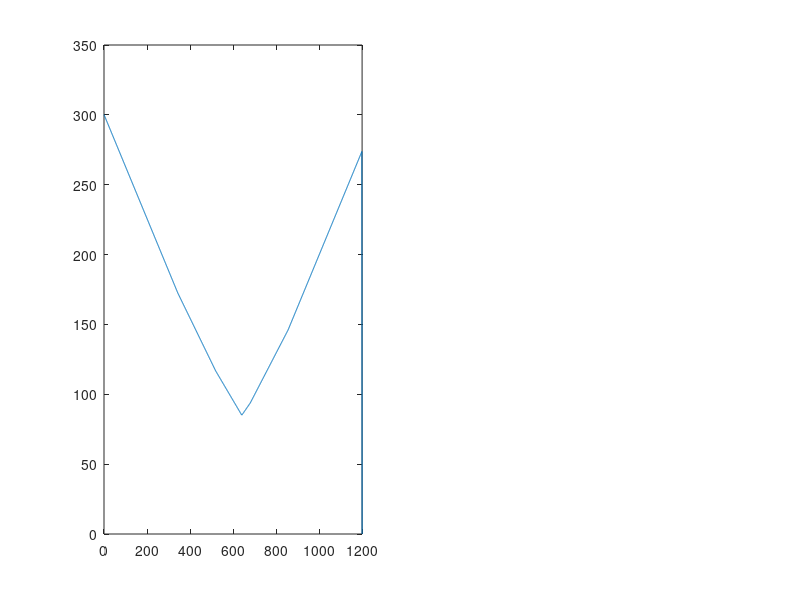

MATLAB code to generate this figure: (Note: this script raises an error after producing the figure.)
clear; close all;
%% 0. Initialize Parameters
L = 1200; % Length of bridge
n = 1200; % Discretize into 1 mm seg.
P = 400; % Total weight of train IF all are freight trains[N]
x = linspace(0, L, n+1); % x-axis generate n + 1 evenly spaced points

% Cross sections are defined by an nx3 matrix. Each row represents a
% rectangle. 
% section[i,1] = b, section[i, 2] = h, section[i, 3] = ybar
% **Coordinates measured as right and down positive**

% design 0
section1 = [100, 1.27, 1.27/2;
            80, 1.27, 1.27/2 + 75;
            1.27 * 2, 75 - 1.27, (75 - 1.27) / 2 + 1.27;
            10, 1.27, 3 * 1.27 / 2;
            10, 0.0001, 1.27]; % b, h, ybar. last line is glue width,

% Iteration 1
sectionv2 = [100, 1.27*2, 1.27; % top flange
            80, 1.27, 1.27/2 + 75 + 1.27; % bottom flange
            1.27 * 2, 75 - 1.27, (75 - 1.27) / 2 + 2*1.27; % 
            10, 1.27, 2*1.27 + 1.27 / 2; % glue tabs
            10, 0.0001, 2*1.27]; % b, h, ybar. last line is glue width,

% Iteration 2
sectionv3 = [100, 1.27*2, 1.27; % top flange
            1.27 * 2, 75, (75) / 2 + 2*1.27; % 
            10, 1.27, 2*1.27 + 1.27 / 2; % glue tabs
            10, 0.0001, 2*1.27]; % b, h, ybar. last line is glue width,

% Iteration 3
sectionv4 = [110, 1.27*2, 1.27; % top flange
            1.27 * 2, 75, (75) / 2 + 2*1.27; % 
            10, 1.27, 2*1.27 + 1.27 / 2; % glue tabs
            10, 0.0001, 2*1.27]; % b, h, ybar. last line is glue width,

% Iteration 4
section1v5 = [110, 1.27*2, 1.27; % top flange
            1.27 * 2, 75, 75 / 2 + 2*1.27; % 
            10, 1.27, 2*1.27 + 1.27 / 2; % glue tabs
            10, 0.0001, 2*1.27]; % b, h, ybar. last line is glue width,

section2v5 = [110, 1.27*2, 1.27; % top flange
            1.27 * 2, 150, 150 / 2 + 2*1.27; % 
            10, 1.27, 2*1.27 + 1.27 / 2; % glue tabs
            10, 0.0001, 2*1.27]; % b, h, ybar. last line is glue width,

% Iteration 5
section1v6 = [110, 1.27*2, 1.27; % top flange
            1.27 * 2, 120, 100 / 2 + 2*1.27; % 
            10, 1.27, 2*1.27 + 1.27 / 2; % glue tabs
            10, 0.0001, 2*1.27]; % b, h, ybar. last line is glue width,

section2v6 = [110, 1.27*2, 1.27; % top flange
            1.27 * 2, 160, 120 / 2 + 2*1.27; % 
            10, 1.27, 2*1.27 + 1.27 / 2; % glue tabs
            10, 0.0001, 2*1.27]; % b, h, ybar. last line is glue width,

% Iteration 6
section1v7 = [100, 1.27*2, 1.27; % top flange
            1.27 * 2, 120, 120 / 2 + 2*1.27; % 
            10, 1.27, 2*1.27 + 1.27 / 2; % glue tabs
            10, 0.0001, 2*1.27]; % b, h, ybar. last line is glue width,

section2v7 = [100, 1.27*2, 1.27; % top flange
            1.27 * 2, 160, 160 / 2 + 2*1.27; % 
            10, 1.27, 2*1.27 + 1.27 / 2; % glue tabs
            10, 0.0001, 2*1.27]; % b, h, ybar. last line is glue width,

% % Iteration 8
% section1v8 = [100, 1.27*3, 1.27; % top flange
%             1.27 * 2, 100-3*1.27, (100-3*1.27) / 2 + 3*1.27; % 
%             10, 1.27, 3*1.27 + 1.27 / 2; % glue tabs
%             10, 0.0001, 3*1.27]; % b, h, ybar. last line is glue width,
% 
% section2v8 = [100, 1.27*3, 1.27; % top flange
%             1.27 * 2, 150, 150 / 2 + 3*1.27; % 
%             10, 1.27, 3*1.27 + 1.27 / 2; % glue tabs
%             10, 0.0001, 3*1.27]; % b, h, ybar. last line is glue width,
% 
% section3v8 = [100, 1.27*3, 1.27; % top flange
%             1.27 * 4, 100-3*1.27, (100-3*1.27) / 2 + 3*1.27; % 
%             10, 1.27, 3*1.27 + 1.27 / 2; % glue tabs
%             10, 0.0001, 3*1.27]; % b, h, ybar. last line is glue width,

% Iteration 9
section1v10 = [100, 1.27*2, 1.27; % top flange
            1.27 * 2, 120-2*1.27, (120-2*1.27) / 2 + 2*1.27; % 
            20, 1.27, 2*1.27 + 1.27 / 2; % glue tabs
            10, 0.0001, 2*1.27]; % b, h, ybar. last line is glue width,

section2v10 = [100, 1.27*2, 1.27; % top flange
            1.27 * 2, 135, 135 / 2 + 2*1.27; % 
            20, 1.27, 2*1.27 + 1.27 / 2; % glue tabs
            10, 0.0001, 2*1.27]; % b, h, ybar. last line is glue width,

% Iteration 10
section1v11 = [100, 1.27*2, 1.27; % top flange
             60, 0.0001, 2*1.27 + 1.27/2;
            1.27 * 2, 120-2*1.27, (120-2*1.27) / 2 + 2*1.27; % 
            20, 1.27, 2*1.27 + 1.27 / 2; % glue tabs
            10, 0.0001, 2*1.27]; % b, h, ybar. last line is glue width,

section2v11 = [100, 1.27*2, 1.27; % top flange
              60, 0.0001, 2*1.27 + 1.27/2;
            1.27 * 2, 135, 135 / 2 + 2*1.27; % 
            20, 1.27, 2*1.27 + 1.27 / 2; % glue tabs
            10, 0.0001, 2*1.27]; % b, h, ybar. last line is glue width,

section3v11 = [100, 1.27*2, 1.27; % top flange
              60, 0.0001, 2*1.27 + 1.27/2;
            1.27 * 2, 120-2*1.27, (120-2*1.27) / 2 + 2*1.27; % 
            20, 1.27, 2*1.27 + 1.27 / 2; % glue tabs
            10, 0.0001, 2*1.27]; % b, h, ybar. last line is glue width,

xsections = {section3v11, section3v11, section1v11, section2v11, section2v11, section1v11, section3v11, section3v11}; % cell array of all cross sections
% xsections = {section1v7, section2v7, section2v7, section1v7};

% define the location of each cross section. At least two required.
xsectionpts = [0, 10, 11, 500, 700, 1189, 1190, 1200]; 
% xsectionpts = [0, 500, 700, 1200];

% Define top flange parameters
topConstThick = 1.27*2;
topConstWidth = 80;
topFreeThick = 1.27*2;
topFreeWidth = 10;

% Define glue joints
glueheights = [2*1.27, 1.27];

% distance between diaphragms. Assume constant for ease of calculation.
diaphragmDists = [118, 177, 118];
diaphragmLocs = [0, 246, 945, 1200];
% diaphragmDists = [118];
% diaphragmLocs = [0, 1200];

numglues = length(glueheights);

numxsections = length(xsections);

%% 1. SFD, BMD under train loading
x_train = [52 228 392 568 732 908]; % Train Load Locations
x_train = x_train - 52;
P_train_LC1 = [1 1 1 1 1 1] * (P/6);
P_train_LC2 = [1.35 1.35 1 1 1 1] * (P/6);

P_train = P_train_LC2;

% array of locations the end of the train can take, in intervals of 1mm
train_locs = (-x_train(end)):1:L;

n_train = length(train_locs); % number of train locations
SFDi = zeros(n_train, n+1); % 1 SFD for each train location
BMDi = zeros(n_train, n+1); % 1 BMD for each train location

max_moment = 0;
max_m_pos = 0;

max_shear = 0;
max_s_pos = 0;

% Solve for SFD and BMD with the train at different locations
for i = 1:n_train
    % start location of train
    locs = train_locs(i) + x_train;

    % ignore locations not on bridge
    logical = locs >= 0 & locs <= L; 
    locs = locs(logical);
    p_applicable = P_train(logical); % ignore corresponding loads

    % sum of moments at A eqn
    By = sum((locs) .* p_applicable) / L;

    % sum of Fy eqn 
    Ay = sum(p_applicable) - By;
 
    % construct applied loads
    w = zeros(1, n + 1);
    w(round((locs + 1) / L * n)) = -p_applicable;
    w(1) = w(1) + Ay;
    w(round((L + 1.0) / L * n)) = w(round((L + 1.0) / L * n)) + By;
    
    % Integrate the applied loads to get SFD
    SFDi(i, :) = cumsum(w);
    % Integrate the SFD to get BMD
    BMDi(i, :) = cumsum(SFDi(i,:));

    curmaxM = max(BMDi(i, :));
    if curmaxM >= max_moment
        max_moment = curmaxM;
        max_m_pos = train_locs(i);
    end
    curmaxS = max(SFDi(i, :));
    if curmaxS > max_shear
        max_shear = curmaxS;
        max_s_pos = train_locs(i);
    end

end
SFE = max(abs(SFDi)); % SFD envelope
BME = max(BMDi); % BMD envelope

figure
subplot(1, 2, 1)
plot(x, SFE);

fprintf("Max moment: %.2f\n" + ...
        "Location of leftmost train wheel: %.2f\n", ...
        max_moment, max_m_pos);

fprintf("Max shear: %.2f\n" + ...
        "Location of leftmost train wheel: %.2f\n", ...
        max_shear, max_s_pos);

%% 2. Geometric properties of cross sections

% Discretized cross-sections. One cross section per mm.
xsectionsdsc = cell(1, n + 1);
xsectionsdsc(round(xsectionpts(1) / L * n) + 1) = xsections(1); 
for i = 1:(numxsections - 1)
    idx1 = round(xsectionpts(i) / L * n) + 1;
    idx2 = round(xsectionpts(i + 1) / L * n) + 1;
    ratio = (xsections{i + 1} - xsections{i}) ./ (idx2 - idx1);
    xsectionsdsc{idx1} = xsections{i};
    xsectionsdsc{idx2} = xsections{i + 1};
    for j = 1:(idx2-idx1-1)
        xsectionsdsc{idx1 + j} = xsections{i} + ratio * (j);
    end
end

for i = 1+292:n + 1-292
    xsectionsdsc{i}(2, 2) = 1.27;
end

ybots = zeros(1, n + 1);
ybars = zeros(1, n + 1);
Is = zeros(1, n + 1);
QCent = zeros(1, n + 1);
Qglues = zeros(numglues, n + 1);
Areas = zeros(1, n + 1);

% ybar, I, Qcent, Qglues
for i = 1:(n + 1)
    % ybar, I, Qcent
    % sum the areas times distance to centroid of each individual square
    sumAD = 0;
    sumAreas = 0;
    for j = 1:size(xsectionsdsc{i}, 1)
        % ybar
        b = xsectionsdsc{i}(j, 1);
        h = xsectionsdsc{i}(j, 2);
        y = xsectionsdsc{i}(j, 3);
        sumAD = sumAD + b * h * y;
        sumAreas = sumAreas + b * h;
        Areas(i) = Areas(i) + b * h;
    end
    ybars(i) = sumAD / sumAreas;

    ybots(i) = max(xsectionsdsc{i}(:, 2) ./ 2 + xsectionsdsc{i}(:, 3));

    % I
    % bh^3/12 for every bit
    Itot = 0;
    for j = 1:size(xsectionsdsc{i}, 1)
        b = xsectionsdsc{i}(j, 1);
        h = xsectionsdsc{i}(j, 2);
        y = xsectionsdsc{i}(j, 3);
        Iloc = b * h^3 / 12;
        ay2 = b * h * (abs(y - ybars(i)))^2;
        Itot = Itot + Iloc + ay2;
    end
    Is(i) = Itot;
    
    % all Qs
    Qc = 0;
    for j = 1:size(xsectionsdsc{i}, 1)
        % calculate area above centroidal axis of the jth shape, as well as
        % centroid position relative to y axis
        b = xsectionsdsc{i}(j, 1);
        h = xsectionsdsc{i}(j, 2);
        y = xsectionsdsc{i}(j, 3);
        y1 = y - h/2;
        y2 = y + h/2;
        if y1 < ybars(i)
            area = b * (min(y2, ybars(i)) - y1);
            centY = (min(y2, ybars(i)) + y1) / 2;
            Qc = Qc + area * (ybars(i) - centY);
        end
    end
    for j = 1:numglues
        % calculate Q from top
        Qtop = 0;
        for k = 1:size(xsectionsdsc{i}, 1)
            % calculate area above centroidal axis of the jth shape, as well as
            % centroid position relative to y axis
            b = xsectionsdsc{i}(k, 1);
            h = xsectionsdsc{i}(k, 2);
            y = xsectionsdsc{i}(k, 3);
            y1 = y - h/2;
            y2 = y + h/2;
            if y1 < glueheights(j)
                area = b * (min(y2, glueheights(j)) - y1);
                centY = (min(y2, glueheights(j)) + y1) / 2;
                Qtop = Qtop + area * (ybars(i) - centY);
            end
        end
        Qglues(j, i) = Qtop;
    end
    QCent(i) = Qc;
end

% calculate max b
bCentTop = zeros(1, n + 1);
bCentBot = zeros(1, n + 1);

bGluesTop = zeros(numglues, n + 1);
bGluesBot = zeros(numglues, n + 1);

% Loop through each discretized cross section and find minimum width 
% between limit from the top and limit from the bottom
for i = 1:n + 1
    bBot = 0;
    bTop = 0;
    for j = 1:size(xsectionsdsc{i}, 1)
        b = xsectionsdsc{i}(j, 1);
        h = xsectionsdsc{i}(j, 2);
        y = xsectionsdsc{i}(j, 3);
        yb = round(ybars(i), 2);
        y1 = round(y - (h / 2), 2);
            y2 = round(y + (h / 2), 2);
        if y2 >= yb && y1 < yb
            bBot = bBot + b;
        end
        if y2 > yb && y1 <= yb
            bTop = bTop + b;
        end
    end
    bCentTop(i) = bTop;
    bCentBot(i) = bBot;
    for j = 1:numglues
        bBot = 0;
        bTop = 0;
        for k = 1:size(xsectionsdsc{i}, 1)
            b = xsectionsdsc{i}(k, 1);
            h = xsectionsdsc{i}(k, 2);
            y = xsectionsdsc{i}(k, 3);
            y1 = round(y - (h / 2), 5);
            y2 = round(y + (h / 2), 5);
            glueh = round(glueheights(j), 5);
            if y2 > glueh && y1 < glueh
                bBot = bBot + b;
            end

            if y2 > glueh && y1 <= glueh
                bTop = bTop + b;
            end
        end
        bGluesTop(j, i) = bTop;
        bGluesBot(j, i) = bBot;
    end
end

% Discretize diaphragm distances
diaphragmDistsdsc = zeros(1, n + 1);

for i = 1:length(diaphragmLocs) - 1
    idx1 = diaphragmLocs(i) + 1;
    idx2 = diaphragmLocs(i + 1) + 1;
    diaphragmDistsdsc(idx1:idx2 - 1) = diaphragmDists(i);
    
end

[M, I] = max(Is);
fprintf(['Max I: %.2f\n' ...
        'Ybar at max I: %.2f\n'], ...
         M, ybots(I) - ybars(I));

%% 3. Calculate Applied Stress
T_glue = zeros(numglues, n + 1);
S_top = ybars .* BME ./ Is;
S_bot = (ybots - ybars) .* BME ./ Is;
T_cent = SFE .* QCent ./ Is ./ min(bCentBot, bCentTop);

for j = 1:numglues
    T_glue(j, :) = SFE .* Qglues(j, :) ./ Is ./ min(bGluesTop(j, :), bGluesBot(j, :));
end

%% 4. Material and Thin Plate Buckling Capacities

E = 4000;
mu = 0.2;
t = 1.27;

S_tens = S_bot;
S_comp = S_top;
T_max = T_cent;
T_gmax = max(T_glue);

% Buckling case 1 (middle of top flange)
S_buck1 = 4*pi^2*E ./ (12 * (1 - mu^2)) .* ((topConstThick/topConstWidth)^2);

% Buckling case 2 (sides of top flange)
S_buck2 = 0.4254*pi^2*E ./ (12 * (1 - mu^2)) .* ((topFreeThick/topFreeWidth)^2);

% Buckling case 3 (Webs)
S_buck3 = 6*pi^2*E ./ (12*(1-mu^2)) .* (t./(ybars - topConstThick)).^2;

% Shear buckling
T_buck = 5*pi^2*E ./ (12*(1-mu^2)) .* (((t./(ybots - topConstThick)).^2) + ((t./diaphragmDistsdsc).^2));


%% 5. FOS
FOS_tens = 30 ./ S_tens;
FOS_comp = 6 ./ S_comp;
FOS_shear = 4 ./ T_max;
FOS_glue = 2 ./ T_gmax;
FOS_buck1 = S_buck1 ./ S_comp;
FOS_buck2 = S_buck2 ./ S_comp;
FOS_buck3 = S_buck3 ./ S_comp;
FOS_buckV = T_buck ./ abs(T_max);

%% 6. Min FOS and the failure load Pfail
FOSs = [min(FOS_tens), min(FOS_comp), min(FOS_shear), min(FOS_glue), min(FOS_buck1), min(FOS_buck2), min(FOS_buck3), min(FOS_buckV)];
minFOS = min(FOSs);
Pf = sum(P_train) * minFOS;

fprintf(['Factors of Safety\n' ...
         '  Matboard Tensile: %.2f\n' ...
         '  Matboard Compressive: %.2f\n' ...
         '  Matboard Shear: %.2f\n' ...
         '  Glue Shear: %.2f\n' ...
         '  Buckling Case 1: %.2f\n' ...
         '  Buckling Case 2: %.2f\n' ...
         '  Buckling Case 3: %.2f\n' ...
         '  Shear Buckling: %.2f\n'], FOSs)
fprintf('\nFailure load: %.2f N\n', Pf)
%% 7. Vfail and Mfail
Mf_tens = FOS_tens .* BME;
Mf_comp = FOS_comp .* BME;
Vf_shear = FOS_shear .* SFE;
Vf_glue = FOS_glue .* SFE;
Mf_buck1 = FOS_buck1 .* BME;
Mf_buck2 = FOS_buck2 .* BME;
Mf_buck3 = FOS_buck3 .* BME;
Vf_buckV = FOS_buckV .* SFE;


%% 8. Output plots of Vfail and Mfail
subplot(2,3,1)
hold on; grid on; grid minor;
plot(x, Vf_shear, 'r')
plot(x, SFE, 'k');
plot([0, L], [0, 0], 'k', 'LineWidth', 2)
legend('Matboard Shear Failure', 'Shear Force Envelope')
xlabel('Distance along bridge (mm)')
ylabel('Absolute Max. Shear Force (N)')

subplot(2, 3, 2)
hold on; grid on; grid minor;
plot(x, Vf_glue, 'r')
plot(x, SFE, 'k');
plot([0, L], [0, 0], 'k', 'LineWidth', 2)
legend('Glue Shear Failure', 'Shear Force Envelope')
xlabel('Distance along bridge (mm)')
ylabel('Absolute Max. Shear Force (N)')

subplot(2, 3, 3)
hold on; grid on; grid minor;
plot(x, Vf_buckV, 'r')
plot(x, SFE, 'k');
plot([0, L], [0, 0], 'k', 'LineWidth', 2)
legend('Matboard Shear Buckling Failure', 'Shear Force Envelope')
xlabel('Distance along bridge (mm)')
ylabel('Absolute Max. Shear Force (N)')

subplot(2, 3, 4)
hold on; grid on; grid minor;
plot(x, Mf_tens, 'r')
plot(x, Mf_comp, 'b')
plot(x, BME, 'k');
plot([0, L], [0, 0], 'k', 'LineWidth', 2)
legend('Matboard Tension Failure', ...
    'Matboard Compression Failure', ...
    'Bending Moment Envelope')
xlabel('Distance along bridge (mm)')
ylabel('Bending moment (Nmm)')

subplot(2, 3, 5)
hold on; grid on; grid minor;
plot(x, Mf_buck1, 'r')
plot(x, Mf_buck2, 'b')
plot(x, BME, 'k');
plot([0, L], [0, 0], 'k', 'LineWidth', 2)
legend('Matboard Buckling Failure, Top Flange - Mid', ...
    'Matboard Buckling Failure, Top Flange - Sides', ...
    'Bending Moment Envelope')
xlabel('Distance along bridge (mm)')
ylabel('Bending moment (Nmm)')

subplot(2, 3, 6)
hold on; grid on; grid minor;
plot(x, Mf_buck3, 'r')
plot(x, BME, 'k');
plot([0, L], [0, 0], 'k', 'LineWidth', 2)
legend('Matboard Buckling Failure, Webs', 'Bending Moment Envelope')
xlabel('Distance along bridge (mm)')
ylabel('Bending moment (Nmm)')
